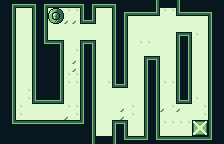

A 2D game scene composited from a Tiled map and its tileset images. What follows is a short description and the map's XML, with every tile layer's data as written:
An orthogonal 28x18 tile map with 8x8 px tiles, 2 tile layers (bg, walls), 1 hidden layer not drawn, 9 tilesets.

<map version="1.9" tiledversion="1.9.2" orientation="orthogonal" renderorder="right-down" width="28" height="18" tilewidth="8" tileheight="8" infinite="0" nextlayerid="9" nextobjectid="1">
 <tileset firstgid="1" name="background_tiles" tilewidth="8" tileheight="8" tilecount="12" columns="3">
  <image source="../piskel/background_tiles.png" width="24" height="32" />
 </tileset>
 <tileset firstgid="13" name="Floor_small" tilewidth="8" tileheight="8" tilecount="6" columns="3">
  <image source="Floor_small.png" width="24" height="16" />
 </tileset>
 <tileset firstgid="19" name="finish_point" tilewidth="16" tileheight="16" tilecount="4" columns="2">
  <image source="finish_point.png" width="32" height="32" />
 </tileset>
 <tileset firstgid="23" name="Rack 16bit.png" tilewidth="16" tileheight="16" tilecount="36" columns="6">
  <image source="Rack 16bit.png.png" width="104" height="104" />
 </tileset>
 <tileset firstgid="59" name="przelewowy" tilewidth="16" tileheight="16" tilecount="1" columns="1">
  <image source="../assets/sprites/przelewowy.png" width="16" height="16" />
 </tileset>
 <tileset firstgid="60" name="changing_button" tilewidth="16" tileheight="16" tilecount="1" columns="1">
  <image source="../piskel/changing_button.png" width="16" height="16" />
 </tileset>
 <tileset firstgid="61" name="Rack 16bit_sprite" tilewidth="16" tileheight="16" tilecount="1" columns="1">
  <image source="../assets/sprites/Rack 16bit_sprite.png" width="16" height="16" />
 </tileset>
 <tileset firstgid="62" name="steel switch sprite" tilewidth="16" tileheight="16" tilecount="1" columns="1">
  <image source="../assets/sprites/steel switch sprite.png" width="16" height="16" />
 </tileset>
 <tileset firstgid="63" name="Engineer" tilewidth="16" tileheight="16" tilecount="1" columns="1">
  <image source="../assets/sprites/Engineer.png" width="16" height="16" />
 </tileset>
 <layer id="1" name="bg" width="28" height="18" locked="1">
  <data encoding="csv">
16,16,16,16,16,16,16,16,16,16,16,16,16,16,16,16,16,16,16,16,16,16,16,16,16,16,16,16,
16,16,16,16,16,16,16,16,15,15,14,16,16,16,16,16,16,16,16,16,15,15,15,15,15,15,16,16,
16,16,16,16,16,16,16,16,14,14,14,16,16,16,15,16,16,16,16,16,16,16,16,16,16,16,16,16,
16,16,16,16,16,14,16,16,16,16,16,16,16,16,16,16,16,16,16,16,16,16,16,16,16,16,16,16,
16,16,16,16,16,14,16,16,16,16,16,16,16,16,16,16,16,16,16,16,16,16,15,15,15,16,16,16,
16,16,16,16,16,14,16,16,16,16,16,16,16,16,16,16,16,15,15,16,16,16,16,16,16,16,16,16,
16,16,16,16,16,16,16,16,16,15,15,16,16,16,16,16,16,16,16,16,16,16,16,16,16,16,16,16,
16,16,16,16,16,16,16,16,16,14,14,16,16,16,16,16,16,16,16,16,16,16,16,15,16,16,16,16,
16,16,16,16,16,16,16,16,16,14,15,16,16,16,16,16,16,16,16,16,16,16,16,15,16,16,16,16,
16,16,16,16,16,16,15,15,15,15,16,16,16,16,15,15,16,16,16,16,16,16,16,16,16,16,16,16,
16,16,16,16,16,16,15,15,15,15,16,16,16,15,15,15,16,16,16,16,15,15,16,16,16,16,16,16,
16,16,16,15,16,16,16,16,16,16,16,16,16,16,16,16,16,16,16,16,16,16,16,16,16,16,16,16,
16,16,16,15,16,16,16,16,16,16,16,16,16,16,16,16,16,16,16,16,16,16,16,15,15,16,16,16,
16,16,15,16,16,16,16,16,15,15,16,16,16,16,16,14,15,16,16,14,14,15,14,16,16,15,16,16,
16,16,15,16,16,16,16,16,14,15,14,15,16,16,16,14,15,16,16,16,16,16,16,16,16,15,16,16,
16,16,15,15,16,15,14,14,16,16,16,16,16,16,16,16,16,16,16,16,15,15,15,15,16,15,16,16,
16,16,15,15,16,14,16,16,16,16,16,16,16,16,16,16,16,16,16,16,16,16,16,16,16,15,15,16,
16,16,16,16,16,16,16,16,16,16,16,16,16,16,16,16,16,16,16,16,16,16,16,16,16,16,16,16
</data>
 </layer>
 <layer id="8" name="walls" width="28" height="18">
  <data encoding="csv">
1,10,2684354564,2684354564,2684354570,10,2684354564,2684354564,2684354564,2684354564,2684354570,10,2684354564,2684354564,2684354570,1,1,1,1,4,1,1,3221225476,1,1,1,1,1,
1,4,0,0,3221225476,4,0,0,0,0,3221225476,4,0,0,3221225476,10,2684354564,2684354564,2684354564,3221225479,0,0,1610612743,2684354564,2684354564,2684354564,2684354570,1,
1,4,0,0,3221225476,4,60,0,0,0,1610612743,3221225479,0,0,3221225476,4,0,0,0,0,0,0,0,0,0,0,3221225476,1,
1,4,0,0,3221225476,4,0,0,0,0,0,0,0,0,3221225476,4,0,0,0,0,0,0,0,0,0,0,3221225476,1,
1,4,0,0,3221225476,4,0,0,0,0,0,0,0,0,3221225476,4,0,0,0,0,0,0,7,2684354567,0,0,3221225476,1,
1,4,0,0,3221225476,1610612746,1610612740,2684354567,0,0,7,2684354567,0,0,3221225476,4,0,0,0,0,0,0,3221225476,4,0,0,3221225476,1,
1,4,0,0,3221225476,1,1,4,0,0,3221225476,4,0,0,3221225476,4,0,0,0,0,0,0,3221225476,4,0,0,3221225476,1,
1,4,0,0,3221225476,1,1,4,0,0,3221225476,4,0,0,3221225476,4,0,0,7,2684354567,0,0,3221225476,4,0,0,3221225476,1,
1,4,0,0,3221225476,1,1,4,0,0,3221225476,4,0,0,3221225476,4,0,0,3221225476,4,0,0,3221225476,4,0,0,3221225476,1,
1,4,0,0,3221225476,1,1,4,0,0,3221225476,4,0,0,3221225476,4,0,0,3221225476,4,0,0,3221225476,4,0,0,3221225476,1,
1,4,0,0,3221225476,1,1,4,0,0,3221225476,4,0,0,1610612743,3221225479,0,0,3221225476,4,0,0,3221225476,4,0,0,3221225476,1,
1,4,0,0,3221225476,1,1,4,0,0,3221225476,4,0,0,0,0,0,0,3221225476,4,0,0,3221225476,4,0,0,3221225476,1,
1,4,0,0,1610612743,2684354564,2684354564,3221225479,0,0,3221225476,4,0,0,0,0,0,0,3221225476,4,0,0,1610612743,3221225479,0,0,3221225476,1,
1,4,0,0,0,0,0,0,0,0,3221225476,4,0,0,0,0,0,0,3221225476,4,0,0,0,0,0,0,3221225476,1,
1,4,0,0,0,0,0,0,0,0,3221225476,4,0,0,0,0,0,0,3221225476,4,0,0,0,0,0,0,3221225476,1,
1,1610612746,1610612740,1610612740,1610612740,1610612740,1610612740,1610612740,1610612740,1610612740,3221225482,4,0,0,7,2684354567,0,0,3221225476,4,0,0,0,0,0,0,3221225476,1,
1,1,1,1,1,1,1,1,1,1,1,4,0,0,3221225476,4,0,0,3221225476,4,0,0,0,0,22,0,3221225476,1,
1,1,1,1,1,1,1,1,1,1,1,4,1,1,3221225476,1610612746,1610612740,1610612740,3221225482,1610612746,1610612740,1610612740,1610612740,1610612740,1610612740,1610612740,3221225482,1
</data>
 </layer>
 <layer id="7" name="machines" width="28" height="18" visible="0">
  <data encoding="csv">
0,0,0,0,0,0,0,0,0,0,0,0,0,0,0,0,0,0,0,0,0,0,0,0,0,0,0,0,
0,0,0,0,0,0,0,0,0,0,0,0,0,0,0,0,0,0,0,0,62,0,0,0,0,0,0,0,
0,0,0,0,0,0,0,0,0,0,0,0,63,0,0,0,0,0,0,0,0,0,0,0,0,0,0,0,
0,0,0,0,0,0,0,0,0,0,0,0,0,0,0,0,0,0,0,0,0,0,0,0,0,0,0,0,
0,0,0,0,0,0,0,0,0,0,61,0,0,0,0,0,0,0,0,0,0,0,0,0,0,0,0,0,
0,0,0,0,0,0,0,0,0,0,0,0,0,0,0,0,0,0,0,0,0,0,0,0,0,0,0,0,
0,0,0,0,0,0,0,0,0,0,0,0,0,0,0,0,0,0,0,0,0,0,0,0,0,0,0,0,
0,0,0,0,0,0,0,0,0,0,0,0,0,0,0,0,0,0,0,0,0,0,0,0,0,0,0,0,
0,0,0,0,0,0,0,0,0,0,0,0,0,0,0,0,0,0,0,0,0,0,0,0,0,0,0,0,
0,0,0,0,0,0,0,0,0,0,0,0,0,0,0,0,0,0,0,0,0,0,0,0,0,0,0,0,
0,0,0,0,0,0,0,0,0,0,0,0,0,0,0,0,0,0,0,0,0,0,0,0,0,0,0,0,
0,0,0,0,0,0,0,0,0,0,0,0,0,0,0,0,0,0,0,0,0,0,0,0,0,0,0,0,
0,0,0,0,0,0,0,0,59,0,0,0,0,0,0,0,0,0,0,0,0,0,0,0,0,0,0,0,
0,0,0,0,0,0,0,0,0,0,0,0,0,0,0,0,0,0,0,0,0,0,0,0,0,0,0,0,
0,0,0,0,0,0,0,0,0,0,0,0,0,0,0,0,0,0,0,0,0,0,61,0,61,0,0,0,
0,0,0,0,0,0,0,0,0,0,0,0,0,0,0,0,0,0,0,0,0,0,0,0,0,0,0,0,
0,0,0,0,0,0,0,0,0,0,0,0,0,0,0,0,0,0,0,0,63,0,61,0,0,0,0,0,
0,0,0,0,0,0,0,0,0,0,0,0,62,0,0,0,0,0,0,0,0,0,0,0,0,0,0,0
</data>
 </layer>
</map>
